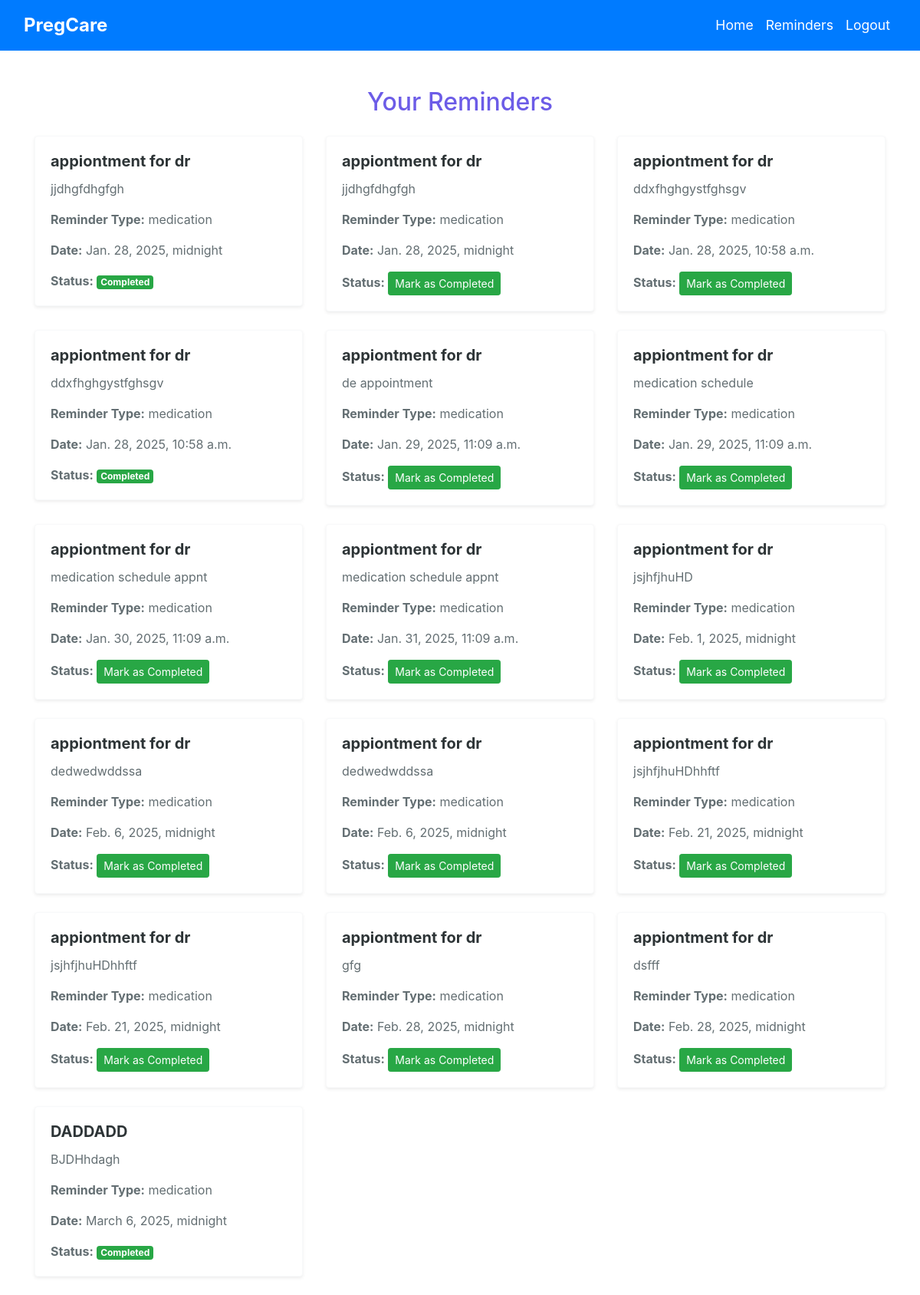
Screenshot of /reminders/ (signed in) with the database file from the repository.
### care/models.py (models this page shows, shortened)
class Reminder(models.Model):
    REMINDER_TYPES = [
        ('appointment', 'Doctor Appointment'),
        ('medication', 'Medication Schedule'),
    ]
    user = models.ForeignKey(User,on_delete=models.CASCADE)
    title = models.CharField(max_length=200)
    description = models.TextField(blank=True, null=True)
    reminder_type = models.CharField(max_length=50, choices=REMINDER_TYPES)
    reminder_date = models.DateTimeField()
    is_completed = models.BooleanField(default=False)

### care/views.py (the view)
# urls.py: path('reminders/', views.ReminderListView.as_view(), name='reminder_list'),
@method_decorator(decs,name="dispatch")
class ReminderListView(View):
    template_name = 'reminder_list.html'
    def get(self,request,*args,**kwargs):
        reminders = Reminder.objects.filter(user=request.user).order_by('reminder_date')
        return render(request, self.template_name, {'reminders': reminders})

### care/templates/reminder_list.html (shortened to what this page needs)
<!DOCTYPE html>
{% load static %}
<html lang="en">
<head>
    <link rel="stylesheet" href="{% static 'css/reminder.css' %}">
    <link href="https://cdn.jsdelivr.net/npm/bootstrap@4.5.2/dist/css/bootstrap.min.css" rel="stylesheet">
</head>
<body>
    <nav class="navbar navbar-expand-lg navbar-dark bg-primary">
        <div class="container-fluid">
            <a class="navbar-brand" href="/">PregCare</a>
            <div class="collapse navbar-collapse" id="navbarNav">
                <ul class="navbar-nav ml-auto">
                    <li class="nav-item">
                        <a class="nav-link active" href="{%url 'home'%}">Home</a>
                    </li>
                    <li class="nav-item">
                        <a class="nav-link" href="{%url 'add_reminder'%}">Reminders</a>
                    </li>
                    <li class="nav-item">
                        <a class="nav-link" href="{%url 'logout'%}">Logout</a>
                    </li>
                </ul>
            </div>
        </div>
    </nav>
    <div class="container mt-5">
        <h2 class="text-center mb-4">Your Reminders</h2>
        {% if reminders %}
            <div class="row">
                {% for reminder in reminders %}
                    <div class="col-md-4 mb-4">
                        <div class="card shadow-sm border-light">
                            <div class="card-body">
                                <h5 class="card-title">{{ reminder.title }}</h5>
                                <p class="card-text">{{ reminder.description }}</p>
                                <p class="card-text"><strong>Reminder Type:</strong> {{ reminder.reminder_type }}</p>
                                <p class="card-text"><strong>Date:</strong> {{ reminder.reminder_date }}</p>
                                <p class="card-text">
                                    <p class="card-text">
                                        <strong>Status:</strong>
                                        {% if reminder.is_completed %}
                                            <span class="badge badge-success">Completed</span>
                                        {% else %}
                                            <a href="{% url 'mark_as_completed' reminder.id %}" class="btn btn-success btn-sm">Mark as Completed</a>
                                        {% endif %}
                                    </p>
                            </div>
                        </div>
                    </div>
                {% endfor %}
            </div>
        {% else %}
            <p class="text-center">No reminders found.</p>
        {% endif %}
    </div>
</body>
</html>

### care/static/css/reminder.css (style rules this page uses)
.navbar { background-color: #6c5ce7; padding: 1rem; }
.navbar .navbar-brand { font-size: 1.5rem; font-weight: bold; color: white !important; }
.navbar-nav .nav-link { color: white !important; padding: 0.75rem 1rem; font-size: 1.1rem; }
.navbar-nav.ml-auto { margin-left: auto; }
body { background-color: #f4f7fa; font-family: Arial, sans-serif; }
h2 { color: #6c5ce7; }
.card { border-radius: 8px; }
.card-body { padding: 20px; }
.card-title { font-size: 1.25rem; color: #2d3436; font-weight: bold; }
.card-text { font-size: 1rem; color: #636e72; }
.badge { font-size: 0.875rem; font-weight: 500; }

### rows the page displays
Reminder: title "appiontment for dr", description "jjdhgfdhgfgh", reminder_type "medication", reminder_date "Jan. 28, 2025, midnight", is_completed "Completed"
Reminder: title "appiontment for dr", description "jjdhgfdhgfgh", reminder_type "medication", reminder_date "Jan. 28, 2025, midnight", is_completed "Mark as Completed"
Reminder: title "appiontment for dr", description "ddxfhghgystfghsgv", reminder_type "medication", reminder_date "Jan. 28, 2025, 10:58 a.m.", is_completed "Mark as Completed"
Reminder: title "appiontment for dr", description "ddxfhghgystfghsgv", reminder_type "medication", reminder_date "Jan. 28, 2025, 10:58 a.m.", is_completed "Completed"
Reminder: title "appiontment for dr", description "de appointment", reminder_type "medication", reminder_date "Jan. 29, 2025, 11:09 a.m.", is_completed "Mark as Completed"
Reminder: title "appiontment for dr", description "medication schedule", reminder_type "medication", reminder_date "Jan. 29, 2025, 11:09 a.m.", is_completed "Mark as Completed"
Reminder: title "appiontment for dr", description "medication schedule appnt", reminder_type "medication", reminder_date "Jan. 30, 2025, 11:09 a.m.", is_completed "Mark as Completed"
Reminder: title "appiontment for dr", description "medication schedule appnt", reminder_type "medication", reminder_date "Jan. 31, 2025, 11:09 a.m.", is_completed "Mark as Completed"
Reminder: title "appiontment for dr", description "jsjhfjhuHD", reminder_type "medication", reminder_date "Feb. 1, 2025, midnight", is_completed "Mark as Completed"
Reminder: title "appiontment for dr", description "dedwedwddssa", reminder_type "medication", reminder_date "Feb. 6, 2025, midnight", is_completed "Mark as Completed"
Reminder: title "appiontment for dr", description "dedwedwddssa", reminder_type "medication", reminder_date "Feb. 6, 2025, midnight", is_completed "Mark as Completed"
Reminder: title "appiontment for dr", description "jsjhfjhuHDhhftf", reminder_type "medication", reminder_date "Feb. 21, 2025, midnight", is_completed "Mark as Completed"
Reminder: title "appiontment for dr", description "jsjhfjhuHDhhftf", reminder_type "medication", reminder_date "Feb. 21, 2025, midnight", is_completed "Mark as Completed"
Reminder: title "appiontment for dr", description "gfg", reminder_type "medication", reminder_date "Feb. 28, 2025, midnight", is_completed "Mark as Completed"
Reminder: title "appiontment for dr", description "dsfff", reminder_type "medication", reminder_date "Feb. 28, 2025, midnight", is_completed "Mark as Completed"
Reminder: title "DADDADD", description "BJDHhdagh", reminder_type "medication", reminder_date "March 6, 2025, midnight", is_completed "Completed"
